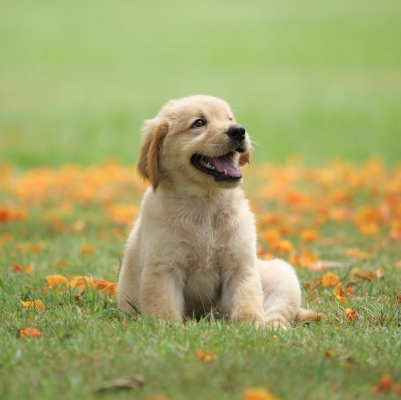
#> input picture Python/Anurag/OpenCV/datasets/image_dataset/images/dog.jpg, 401 x 400 px, found by its file name
$ jupyter execute --allow-errors Day3.ipynb   (older library calls are emulated)
#> lines starting #> are read from the running program, lines starting #| are printed output that depends on the picture; after the words box and inside, x2 and y2 are one past the last pixel; in counts of white or black regions, pixels touching at a corner belong together
[cell 1]
import cv2
import numpy as np
import matplotlib.pyplot as plt

[cell 2]
arr= np.array([
    [3,5,9],
    [2,3,0],
    [1,2,3]
])

[cell 3]
img = cv2.imread('D:\DAIAugust2025\Python\Anurag\OpenCV\datasets\image_dataset\images\dog.jpg')
#> img is the input picture: shape (400, 401, 3); mean B, G, R 102.9, 164.7, 162.3

[cell 4]
kernel = np.zeros([3,3]) + 1/9

[cell 5]
kernel

[cell 6]
blurred_image = cv2.filter2D(img,-1,kernel)
cv2.imshow('image',img)
cv2.imshow('blured_image',blurred_image)
cv2.waitKey(0)
cv2.destroyAllWindows()

[cell 7]
kernel = np.zeros([9,9]) + 1/81

blurred_image = cv2.filter2D(img,-1,kernel)
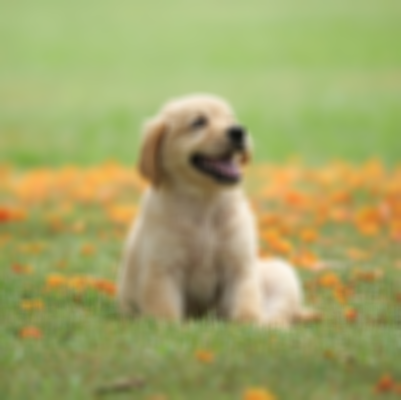
#> blurred_image: shape (400, 401, 3); mean B, G, R 102.9, 164.7, 162.3
cv2.imshow('image',img)
cv2.imshow('blured_image',blurred_image)
cv2.waitKey(0)
cv2.destroyAllWindows()

## Bluring

[cell 8]
gauss_blur  = cv2.GaussianBlur(img,(11,11),0)
med_blur =  cv2.medianBlur(img,7)

cv2.imshow('original_img',img)
cv2.imshow('Gaussian Blur',gauss_blur)
cv2.imshow('Median Blur',med_blur)

cv2.waitKey(0)
cv2.destroyAllWindows()

## Thresholding

[cell 9]
img = cv2.imread(r'datasets\image_dataset\images\lena.png',0)
#> (the rest of this cell did not finish here and is left out)

[cell 10]
img = cv2.imread(r'datasets\image_dataset\images\lena.png',0)
#> (the rest of this cell did not finish here and is left out)

## Edge Detection

## Sobel

x = [-1,0,1],
    [-2,0,2],
    [-1,0,1]

y=  [-1,-2,-1],
    [0,0,0],
    [1,2,1]

#> (a cell that did not finish here is left out)

#> (a cell that did not finish here is left out)

#> (a cell that did not finish here is left out)

#> (a cell that did not finish here is left out)

[cell 15]
plt.figure(figsize=(16,9))
plt.subplot(141)
plt.title('Original')
#> (the rest of this cell did not finish here and is left out)

## Canny Edge Detection

[cell 16]
img = cv2.imread(r'datasets\image_dataset\images\lena.png',0)

edges = cv2.Canny(img,100,200)

plt.figure(figsize=(10, 5))

plt.subplot(1, 2, 1)
#> (the rest of this cell did not finish here and is left out)

[cell 17]
img = cv2.imread(r'datasets\image_dataset\images\dog.jpg',0)
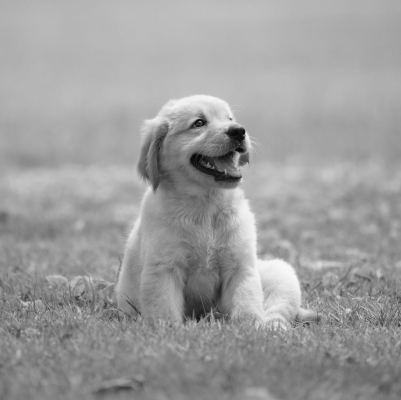
#> img: shape (400, 401); min 8, max 249, mean 156.9

edges = cv2.Canny(img,100,200)
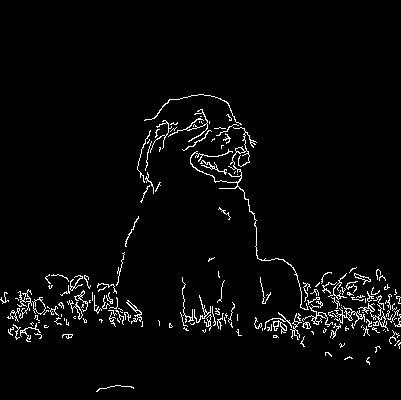
#> edges: shape (400, 401); 3.2% white in thin lines or dots, all inside (x1, y1, x2, y2) = (0, 94, 401, 392)

plt.figure(figsize=(10, 5))

plt.subplot(1, 2, 1)
plt.imshow(cv2.cvtColor(img, cv2.COLOR_BGR2RGB))
plt.title('Original Image')
plt.axis('off')

plt.subplot(1, 2, 2)
plt.imshow(edges, cmap='gray')
plt.title(f'Canny Edge')
plt.axis('off')

plt.show()
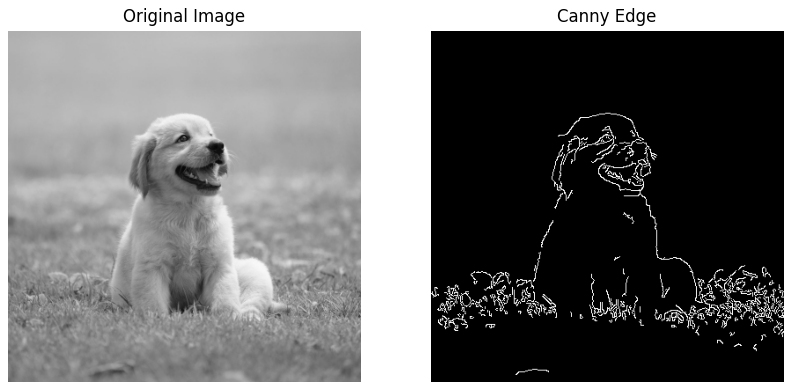
#> figure drawn by matplotlib, 2 panels

$ run again, with Python/Anurag/OpenCV/datasets/image_dataset/images/buildings.jpg copied over Python/Anurag/OpenCV/datasets/image_dataset/images/dog.jpg
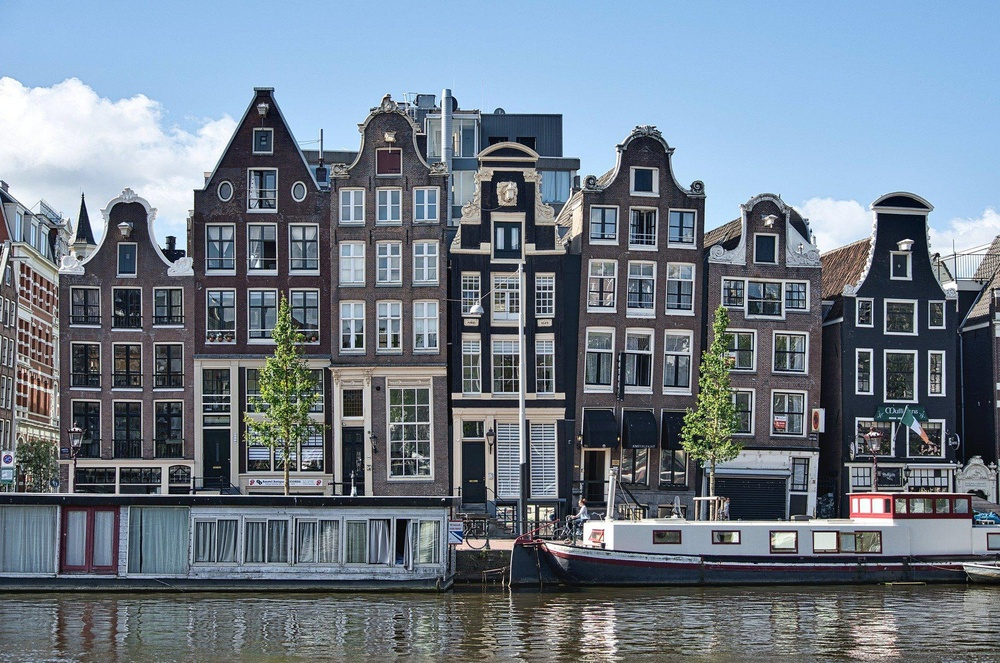
#> input picture Python/Anurag/OpenCV/datasets/image_dataset/images/buildings.jpg, 1000 x 663 px, shrunk from 1920 x 1273 before the run, found by its file name
#> img is the input picture: shape (663, 1000, 3); mean B, G, R 136.8, 123.9, 111.8
#> img: shape (663, 1000)
#> `edges = cv2.Canny(img,100,200)`:
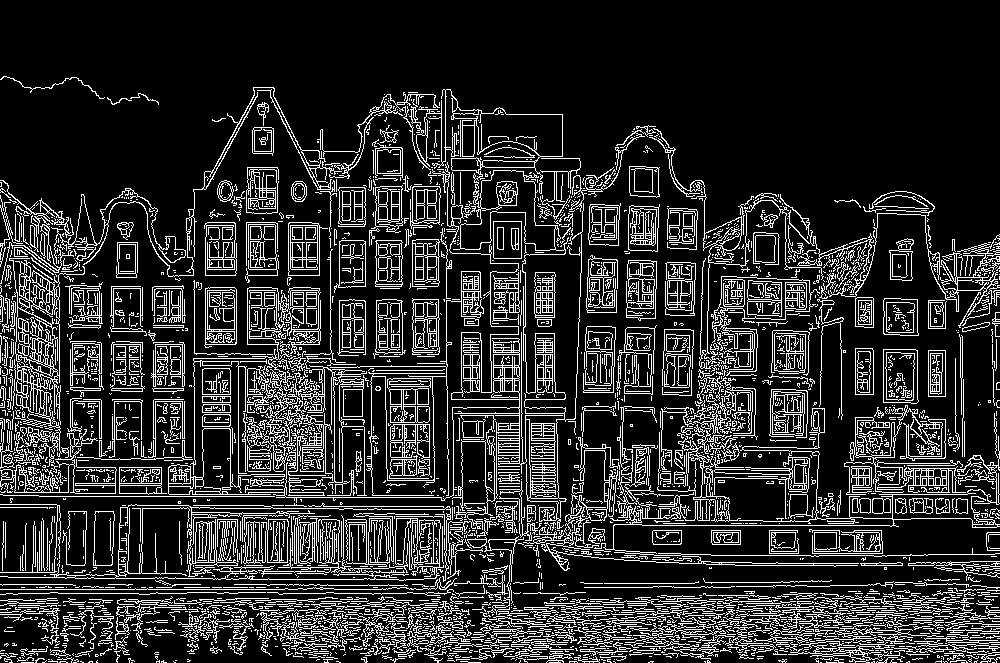
#> edges: shape (663, 1000); 17.2% white in thin lines or dots, all inside (x1, y1, x2, y2) = (0, 76, 1000, 663)
#> `plt.show()`:
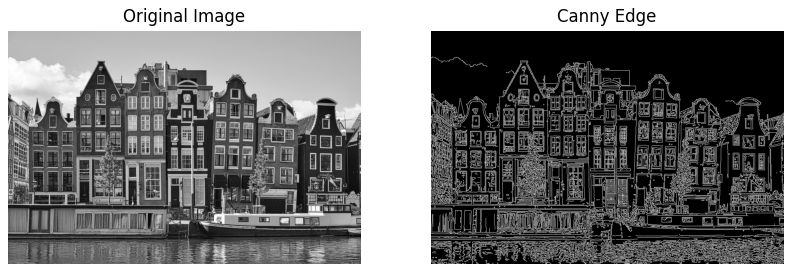
#> figure drawn by matplotlib, 2 panels
